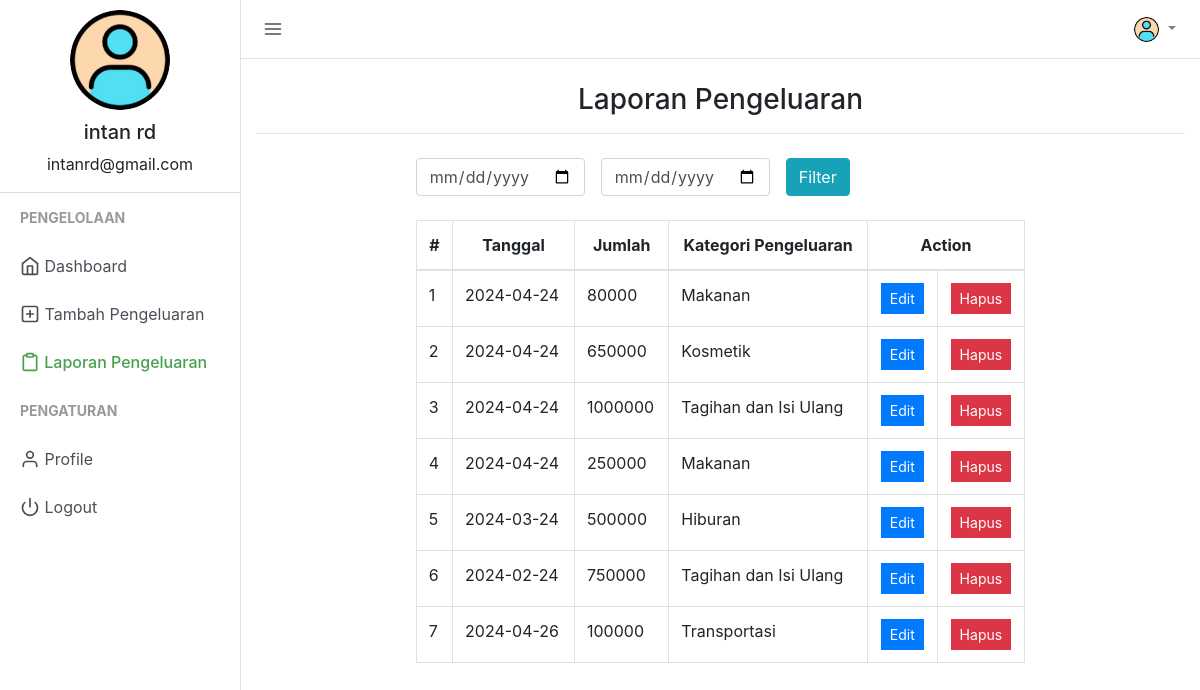
The app's page /manage_expense.php (signed in), older data.
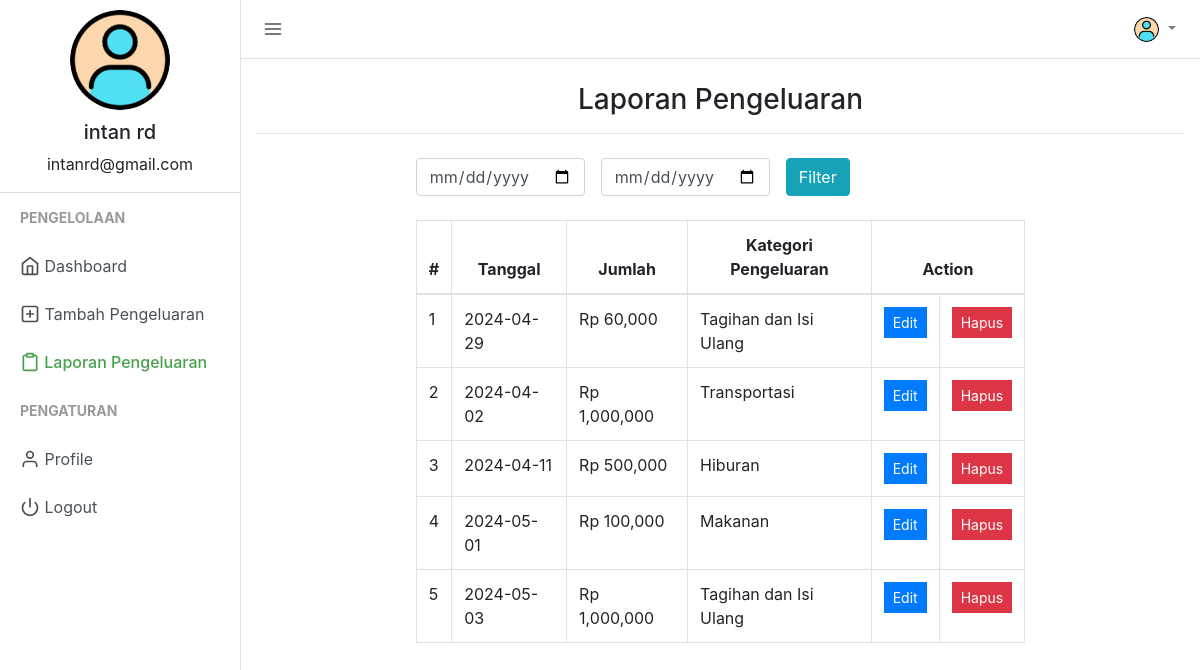
The same page, newer data.
### tables this page shows
CREATE TABLE `users` (
  `user_id` int(11) NOT NULL,
  `firstname` varchar(50) NOT NULL,
  `lastname` varchar(25) NOT NULL,
  `email` varchar(50) NOT NULL,
  `profile_path` varchar(50) NOT NULL DEFAULT 'default_profile.png',
  `password` varchar(50) NOT NULL,
  `trn_date` datetime NOT NULL
);

CREATE TABLE `expenses` (
  `pengeluaran_id` int(20) NOT NULL,
  `user_id` varchar(15) NOT NULL,
  `pengeluaran` varchar(255) DEFAULT NULL,
  `tanggal` varchar(15) NOT NULL,
  `kategori` varchar(50) NOT NULL
);

### session.php (called while the page is built, shortened)
<?php
include("config.php");
$sess_email = $_SESSION["email"];
$sql = "SELECT user_id, firstname, lastname, email, profile_path FROM users WHERE email = '$sess_email'";
$result = $con->query($sql);
if ($result->num_rows > 0) {
  while($row = $result->fetch_assoc()) {
    $userid=$row["user_id"];
    $username =$row["firstname"]." ".$row["lastname"];
    $useremail=$row["email"];
    $userprofile="uploads/".$row["profile_path"];
  }
} else {
    $userid="GHX1Y2";
    $username ="Jhon Doe";
    $useremail="mailid@domain.com";
    $userprofile="Uploads/default_profile.png";
}
?>

### manage_expense.php (the view, shortened to what this page needs)
<?php
include("session.php");
$exp_fetched = mysqli_query($con, "SELECT * FROM expenses WHERE user_id = '$userid'");
?>
<!DOCTYPE html>
<html lang="en">
<head>
    <link href="css/bootstrap.min.css" rel="stylesheet">
    <link href="css/style.css" rel="stylesheet">
</head>
<body>
    <div class="d-flex" id="wrapper">
        <div class="border-right" id="sidebar-wrapper">
            <div class="user">
                <img class="img img-fluid rounded-circle" src="<?php echo $userprofile ?>" width="120">
                <h5><?php echo $username ?></h5>
                <p><?php echo $useremail ?></p>
            </div>
            <div class="sidebar-heading">Pengelolaan</div>
            <div class="list-group list-group-flush">
                <a href="index.php" class="list-group-item list-group-item-action"><span data-feather="home"></span> Dashboard</a>
                <a href="add_expense.php" class="list-group-item list-group-item-action "><span data-feather="plus-square"></span> Tambah Pengeluaran</a>
                <a href="manage_expense.php" class="list-group-item list-group-item-action sidebar-active"><span data-feather="clipboard"></span> Laporan Pengeluaran</a>
            </div>
            <div class="sidebar-heading">Pengaturan </div>
            <div class="list-group list-group-flush">
                <a href="profile.php" class="list-group-item list-group-item-action "><span data-feather="user"></span> Profile</a>
                <a href="logout.php" class="list-group-item list-group-item-action "><span data-feather="power"></span> Logout</a>
            </div>
        </div>
        <div id="page-content-wrapper">
            <nav class="navbar navbar-expand-lg navbar-light  border-bottom">
                <button class="toggler" type="button" id="menu-toggle" aria-expanded="false">
                    <span data-feather="menu"></span>
                </button>
                <div class="collapse navbar-collapse" id="navbarSupportedContent">
                    <ul class="navbar-nav ml-auto mt-2 mt-lg-0">
                        <li class="nav-item dropdown">
                            <a class="nav-link dropdown-toggle" href="#" id="navbarDropdown" role="button" data-toggle="dropdown" aria-haspopup="true" aria-expanded="false">
                                <img class="img img-fluid rounded-circle" src="<?php echo $userprofile ?>" width="25">
                            </a>
                        </li>
                    </ul>
                </div>
            </nav>
            <div class="container-fluid">
                <h3 class="mt-4 text-center">Laporan Pengeluaran</h3>
                <hr>
                <div class="row justify-content-center mt-4">
                    <div class="col-md-8 text-center">
                    <form method="post" class="form-inline">
    <input type="date" name="tgl_mulai" class="form-control" value="<?php echo isset($_POST['tgl_mulai']) ? $_POST['tgl_mulai'] : ''; ?>">
    <input type="date" name="tgl_selesai" class="form-control ml-3" value="<?php echo isset($_POST['tgl_selesai']) ? $_POST['tgl_selesai'] : ''; ?>">
    <button type="submit" name="filter_tgl" class="btn btn-info ml-3">Filter</button>
</form>
                    </div>
                </div>
                <div class="row justify-content-center mt-4">
                    <div class="col-md-8">
                        <table class="table table-hover table-bordered">
                            <thead>
                                <tr class="text-center">
                                    <th>#</th>
                                    <th>Tanggal</th>
                                    <th>Jumlah</th>
                                    <th>Kategori Pengeluaran</th>
                                    <th colspan="2">Action</th>
                                </tr>
                            </thead>
                            <tbody>
                                <?php
                                $count = 1;
                                while ($row = mysqli_fetch_array($exp_fetched)) {
                                ?>
                                    <tr>
                                        <td><?php echo $count; ?></td>
                                        <td><?php echo $row['tanggal']; ?></td>
                                        <td><?php echo $row['pengeluaran']; ?></td>
                                        <td><?php echo $row['kategori']; ?></td>
                                        <td class="text-center">
                                            <a href="add_expense.php?edit=<?php echo $row['pengeluaran_id']; ?>" class="btn btn-primary btn-sm" style="border-radius:0%;">Edit</a>
                                        </td>
                                        <td class="text-center">
                                            <a href="add_expense.php?delete=<?php echo $row['pengeluaran_id']; ?>" class="btn btn-danger btn-sm" style="border-radius:0%;">Hapus</a>
                                        </td>
                                    </tr>
                            <?php $count++; }
                                ?>
                        </table>
                    </div>
                </div>
            </div>
        </div>
    </div>
</body>
</html>

### css/style.css (style rules this page uses)
body { background-color: #efefef; }
.feather { width: 20px; height: 20px; stroke: #4d4d4d; stroke-width: 2; stroke-linecap: round; stroke-linejoin: round; fill: none; vertical-align: text-bottom; }
.list-group { background-color: #ffffff; }
.list-group-item { border: none; }
.user { text-align: center; border-bottom: 1px solid #ddd; }
.user img { padding: 10px; }
.toggler { color: #000; background-color: #fff; border: none; outline: none; }
.sidebar-active { color: #47a04b; font-weight: 500; }
.sidebar-active .feather { stroke: #47a04b; font-weight: 500; }
#wrapper { overflow-x: hidden; background-color: #fff; }
#sidebar-wrapper { min-height: 100vh; margin-left: -15rem; -webkit-transition: margin 0.25s ease-out; -moz-transition: margin 0.25s ease-out; -o-transition: margin 0.25s ease-out; transition: margin 0.25s ease-out; }
#sidebar-wrapper .sidebar-heading { padding: 0.875rem 1.25rem; font-size: 14px; font-weight: bold; text-transform: uppercase; color: #999; }
#sidebar-wrapper .list-group { width: 15rem; }
#page-content-wrapper { min-width: 100vw; }
@media (min-width: 768px) { #sidebar-wrapper { margin-left: 0; } }
@media (min-width: 768px) { #page-content-wrapper { min-width: 0; width: 100%; } }
.container-fluid { margin-right: 20px; }

Row changes from the older to the newer data that the page shows:
removed expenses: tanggal "2024-04-24", pengeluaran "80000", kategori "Makanan"
removed expenses: tanggal "2024-04-24", pengeluaran "650000", kategori "Kosmetik"
removed expenses: tanggal "2024-04-24", pengeluaran "1000000", kategori "Tagihan dan Isi Ulang"
removed expenses: tanggal "2024-04-24", pengeluaran "250000", kategori "Makanan"
removed expenses: tanggal "2024-03-24", pengeluaran "500000", kategori "Hiburan"
removed expenses: tanggal "2024-02-24", pengeluaran "750000", kategori "Tagihan dan Isi Ulang"
removed expenses: tanggal "2024-04-26", pengeluaran "100000", kategori "Transportasi"
added expenses: tanggal "2024-04-29", pengeluaran "Rp 60,000", kategori "Tagihan dan Isi Ulang"
added expenses: tanggal "2024-04-02", pengeluaran "Rp 1,000,000", kategori "Transportasi"
added expenses: tanggal "2024-04-11", pengeluaran "Rp 500,000", kategori "Hiburan"
added expenses: tanggal "2024-05-01", pengeluaran "Rp 100,000", kategori "Makanan"
added expenses: tanggal "2024-05-03", pengeluaran "Rp 1,000,000", kategori "Tagihan dan Isi Ulang"
